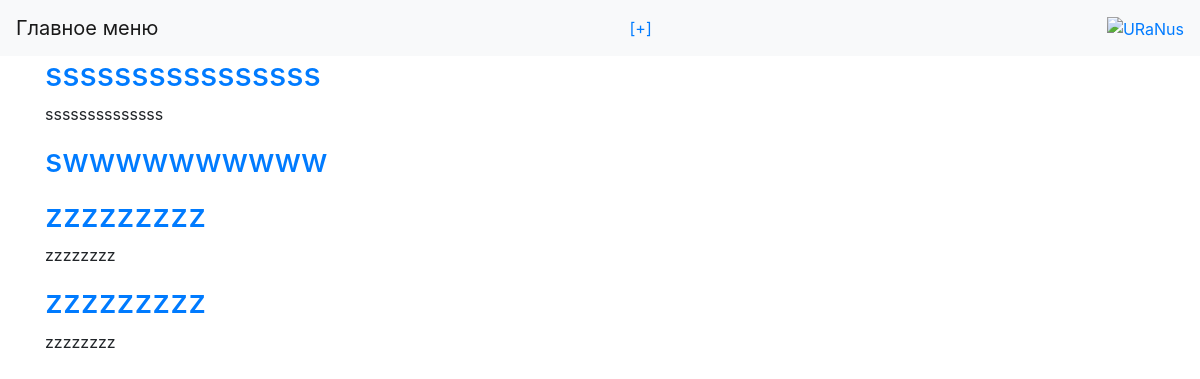
The page /main_page (signed in) on the database its author committed.
### data/novels.py (models this page shows)
class Novel(SqlAlchemyBase):
    __tablename__ = 'novels'
    id = sqlalchemy.Column(sqlalchemy.Integer, primary_key=True, autoincrement=True)
    name = sqlalchemy.Column(sqlalchemy.String)
    description = sqlalchemy.Column(sqlalchemy.String)
    creation_date = sqlalchemy.Column(sqlalchemy.Date, default=datetime.date.today)
    archive_url = sqlalchemy.Column(sqlalchemy.String)
    user_id = sqlalchemy.Column(sqlalchemy.Integer, sqlalchemy.ForeignKey("users.id"))
    user = orm.relationship('User')
    age_limit_id = sqlalchemy.Column(sqlalchemy.Integer, sqlalchemy.ForeignKey("age_limits.id"))
    age_limit = orm.relationship('AgeLimit')
    novels_genres = orm.relationship('NovelGenre', back_populates='novel')

### main.py (the view)
@app.route('/')
@app.route('/main_page')
def main_page():
    db_sess = db_session.create_session()
    novels = db_sess.query(Novel)
    if 'user_id' in session:
        user = db_sess.query(User).filter_by(id=session['user_id']).first()
        if user is not None:
            clean_avatar = user.avatar.replace('\\', '/').replace('static', '')
            return render_template('main_page.html', title='Главная страница', user=user,
                                   username=user.username, avatar=url_for('static', filename=clean_avatar),
                                   novels=novels)
        else:
            session.pop('user_id', None)
    return render_template('main_page.html', title='Главная страница', novels=novels)

### data/db_session.py (called while the page is built)
def create_session() -> Session:
    global __factory
    return __factory()

### templates/main_page.html
{% extends "base.html" %}
{% block content %}
    {% for item in novels %}
    <div>
        <a href="/novel_profile/{{item.id}}"><h2>{{item.name}}</h2></a>
        <p>{{item.description}}</p>
    </div>
    {% endfor %}
{% endblock %}

### rows shown on the page
Novel: name "ssssssssssssssss", description "ssssssssssssss"
Novel: name "swwwwwwwwww"
Novel: name "zzzzzzzzz", description "zzzzzzzz"
Novel: name "zzzzzzzzz", description "zzzzzzzz"
